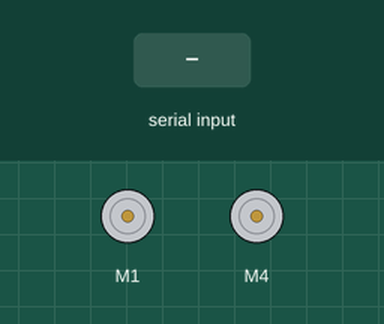
A sketch run on a simulated Arduino Uno, built with avr-gcc and run on an emulated ATmega328P. Shown: 2 × DC motor (green arrow = forward, orange = backward, longer = faster). The inputs (shaded band) are chosen by the test bench.

Above: at 1.2 s.
1.3 s: "f" received over Serial
At 2.5 s:
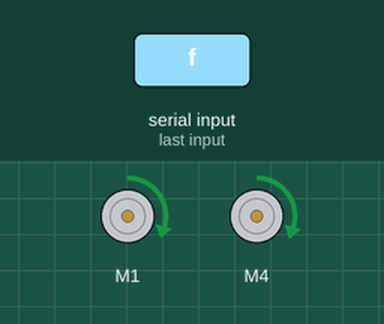
3.2 s: "b" received over Serial
At 4.0 s:
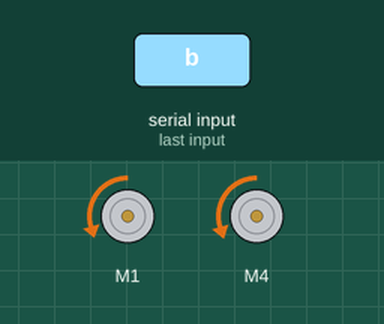
5.1 s: "l" received over Serial
At 6.6 s:
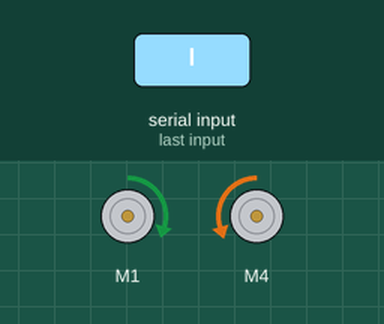
7.0 s: "r" received over Serial
At 8.0 s:
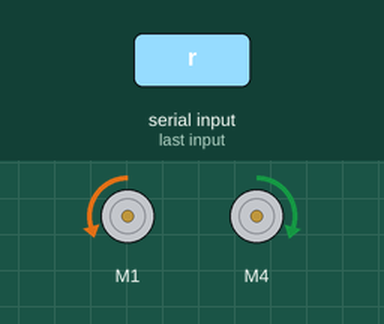
8.9 s: "-" received over Serial
At 9.2 s:
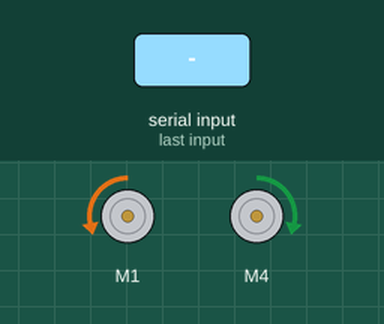
10.4 s: "s" received over Serial
At 11.8 s:
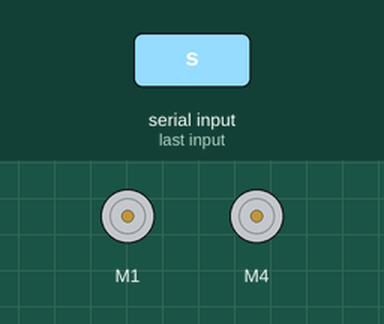
Timing chart, 0 to 13.3 s (numbered marks = the images above; inputs shaded):
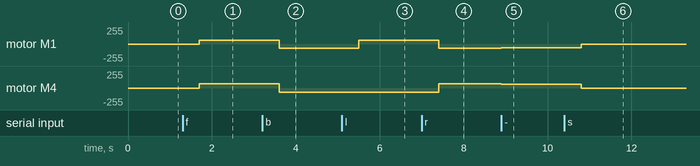

The sketch:

Bluetooth_car_controller.ino
```cpp
#include <AFMotor.h>

AF_DCMotor motor1(1); // motor 1 conectado na M1 do Shield
// Igor Fabri Cervelin
// Controle remoto de motores

AF_DCMotor motor2(4); // motor 2 conectado na M4 do Shield

char bt='s'; // bt (Botão associado) inicia como s (stop) por padrão
int vel = 60; //Seta as velocidades padrões como 60

void setup(){

  Serial.begin(9600);

  motor1.setSpeed(60);
  motor2.setSpeed(61);

  motor1.run(RELEASE); //Inicia com os motores desligados
  motor2.run(RELEASE);
}


void loop() {

bt = Serial.read();

if(bt == 'f'){
  delay(400);
  motor1.run(FORWARD);
  motor2.run(FORWARD);
}

if(bt == 'b'){
  delay(400);
  motor1.run(BACKWARD);
  motor2.run(BACKWARD);
}

if(bt == 'l'){
  delay(400);
  motor1.run(FORWARD);
  motor2.run(BACKWARD);
}

if(bt == 'r'){
  delay(400);
  motor1.run(BACKWARD);
  motor2.run(FORWARD);
}

if(bt == 's'){
  delay(400);
  motor1.run(RELEASE);
  motor2.run(RELEASE);
}

if(bt == '+'){
  vel += 5;
  motor1.setSpeed(vel);
  motor2.setSpeed(vel);
}

if(bt == '-'){
  vel -= 5;
  motor1.setSpeed(vel);
  motor2.setSpeed(vel);
}

}
```

Measured:
- after the input at 1.3 s, motor M1: stopped → forward 60/255 after 0.40 s; motor M4: stopped → forward 61/255 after 0.40 s
- after the input at 3.2 s, motor M1: forward 60/255 → backward 60/255 after 0.40 s; motor M4: forward 61/255 → backward 61/255 after 0.40 s
- after the input at 5.1 s, motor M1: backward 60/255 → forward 60/255 after 0.40 s
- after the input at 7.0 s, motor M1: forward 60/255 → backward 60/255 after 0.40 s; motor M4: backward 61/255 → forward 61/255 after 0.40 s
- after the input at 8.9 s, motor M1: backward 60/255 → backward 55/255 at once; motor M4: forward 61/255 → forward 55/255 at once
- after the input at 10.4 s, motor M1: backward 55/255 → stopped after 0.40 s; motor M4: forward 55/255 → stopped after 0.40 s
